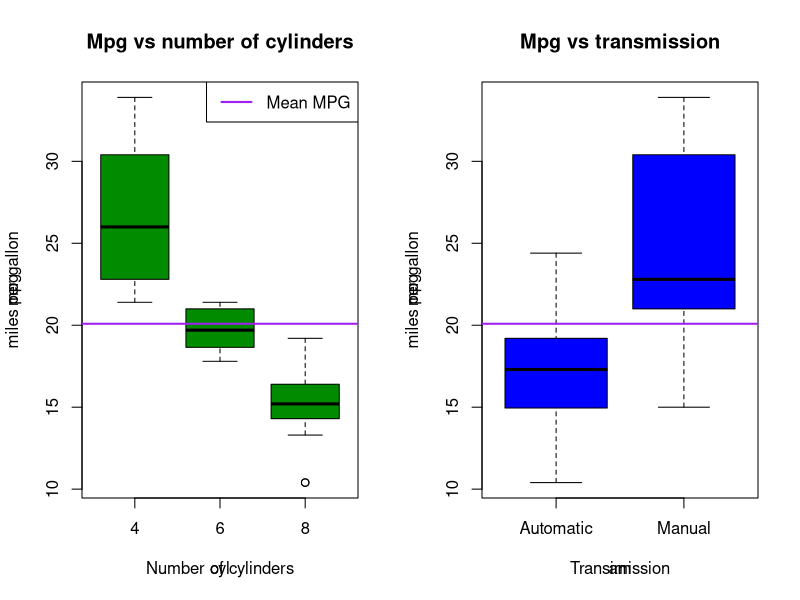
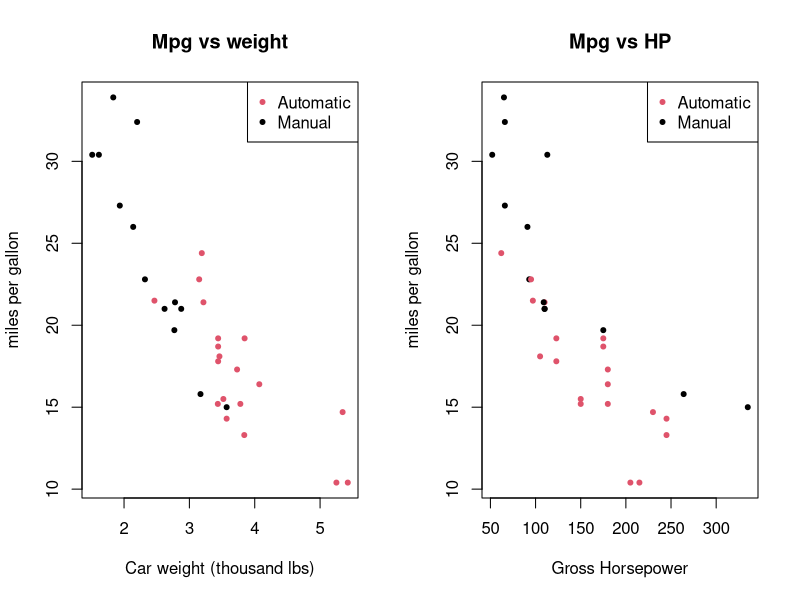
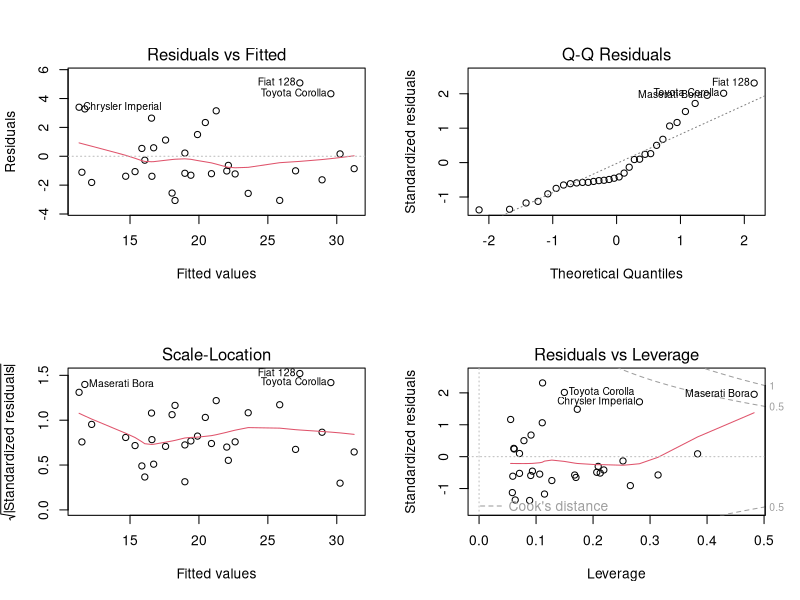
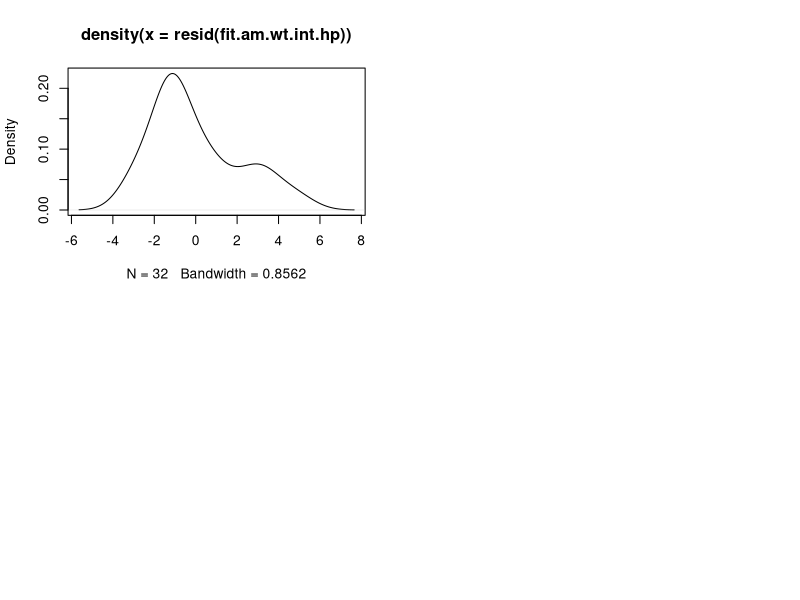

Reproduce these figures in R, in order.
## ---- chunk 1
fit.am <- lm(mpg~am,mtcars)
fit.am.wt <- lm(mpg~am+wt,mtcars)
fit.am.wt.int <- lm(mpg~am+wt+am:wt,mtcars)
fit.am.wt.int.cyl <- lm(mpg~am+wt+am:wt+as.factor(cyl),mtcars)
fit.am.wt.int.hp <- lm(mpg~am+wt+am:wt+hp,mtcars)
## ---- chunk 2
cylinder<-anova(fit.am.wt.int,fit.am.wt.int.cyl)
horsepower<-anova(fit.am.wt.int,fit.am.wt.int.hp)
## ---- chunk 3
summary(hatvalues(fit.am.wt.int.hp))
## ---- chunk 4
par(mfrow=c(1,2))
with(mtcars, 
{
     boxplot(mpg~cyl,col="green4")
     title(main="Mpg vs number of cylinders", xlab = "Number of cylinders", ylab="miles per gallon")
     abline(h=mean(mpg), lwd = 2, col="purple")
     legend("topright", legend="Mean MPG", lwd = 2, col ="purple")         
     boxplot(mpg~am,col="blue", xaxt="n")
     title(main="Mpg vs transmission", xlab = "Transimission", ylab="miles per gallon")        
     axis(1, at=1:2, labels=c("Automatic", "Manual"))
     abline(h=mean(mpg), lwd = 2, col="purple")
})
## ---- chunk 5
par(mfrow=c(1,2))
with(mtcars,
{    
     plot(wt,mpg,pch=20,col=(am==0)*1+1,main="Mpg vs weight", xlab="Car weight (thousand lbs)", ylab="miles per gallon")
     legend("topright", legend=c("Automatic", "Manual"), pch=c(20,20), col =c(2,1))
     plot(hp,mpg,pch=20,col=(am==0)*1+1,main="Mpg vs HP", xlab="Gross Horsepower", ylab="miles per gallon")
     legend("topright", legend=c("Automatic", "Manual"), pch=c(20,20), col =c(2,1))
})
## ---- chunk 6
par(mfrow=c(2,2))
plot(fit.am.wt.int.hp)
## ---- chunk 7
plot(density.default(resid(fit.am.wt.int.hp)))
